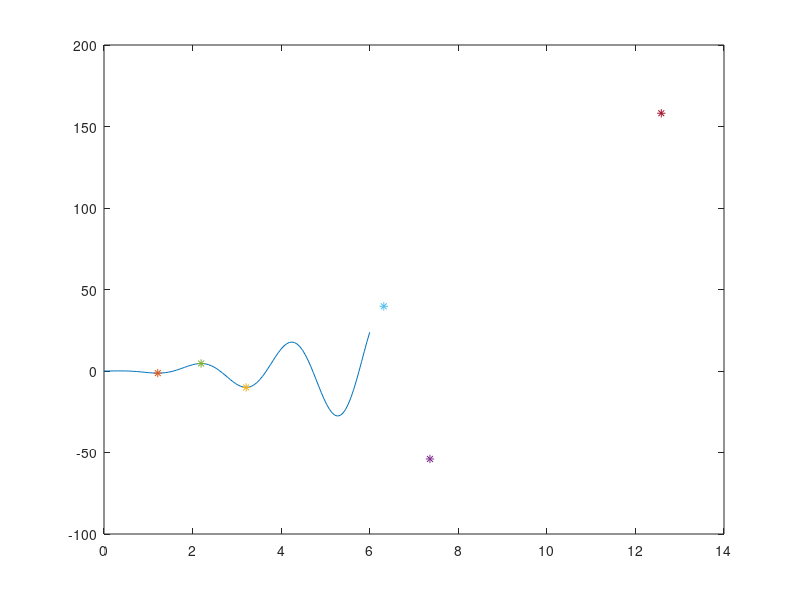

The MATLAB source for this figure:
% optimalizacioLAB
% egyvaltozos fuggvenyek minimalizalasa:
% fminbnd
% fminsearch
% fminunc

% 1. feladat
f = @(x) x.^2.*cos(3*x);
x = linspace(0, 6);
plot(x, f(x))

% leolvassuk plotbol kb hol van a lok min as azt irjuk be masodik
% paramterenek a kovetkezo fuggvenyeknek
fminsearch(f, 1)
fminsearch(f, 3)
fminsearch(f, 5)
hold on

% abrazolas
for x0 = [1 3 5]
    [xopt fopt] = fminsearch(f, x0);
    plot(xopt, fopt, '*')
end
hold off

% lok maxok megkeresése 

hold on
% abrazolas
for x0 = [1 3 5]
    [xopt fopt] = fminsearch(@(x)-f(x), x0);
    plot(xopt, -fopt, '*')
end
hold off
